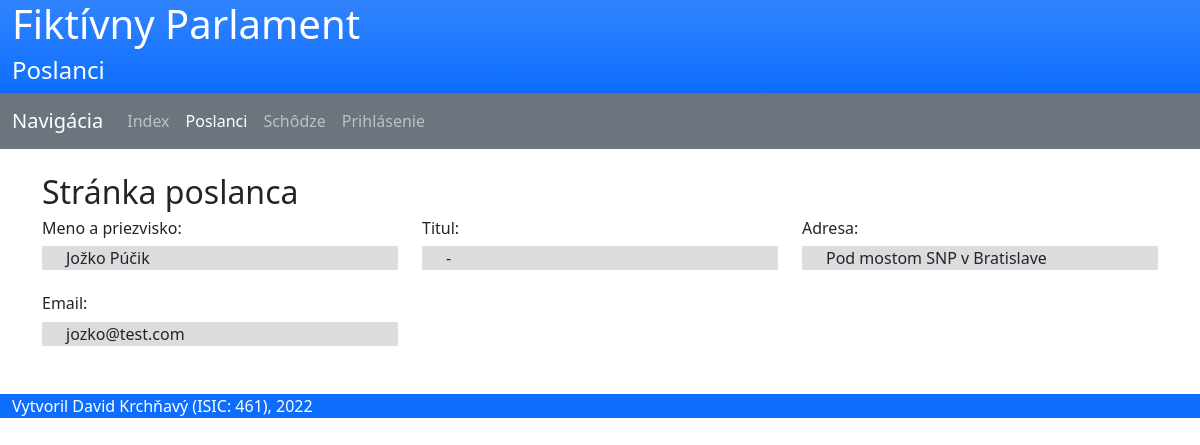
Screenshot of /poslanci.php?poslanec_id=5 with the database file from the repository.
### tables this page shows
CREATE TABLE `osobne_udaje` (
  `id` int(11) NOT NULL AUTO_INCREMENT,
  `id_previerka` int(11) DEFAULT NULL,
  `email` varchar(50) NOT NULL,
  `titul` varchar(20) NOT NULL DEFAULT '',
  `meno` varchar(30) NOT NULL,
  `priezvisko` varchar(30) NOT NULL,
  `adresa` varchar(100) NOT NULL,
  PRIMARY KEY (`id`),
  UNIQUE KEY `email` (`email`),
  KEY `id_previerka` (`id_previerka`),
  CONSTRAINT `osobne_udaje_ibfk_1` FOREIGN KEY (`id_previerka`) REFERENCES `bezp_previerka` (`id`) ON DELETE NO ACTION
);

### classes.php (called while the page is built, shortened)
<?php
class OsobneUdaje
{
    public function __construct(private mysqli $mysqli, public int $id=0) {
        if ($id > 0) $this->select();
    }
    private function check_database() {
        return !$this->mysqli->connect_errno;
    }
    public function select(): void {
        if ($this->check_database()) {
            $stmt = $this->mysqli->prepare('SELECT * FROM osobne_udaje WHERE osobne_udaje.id=?');
            $stmt->bind_param('i', $this->id);
            $stmt->execute();
            $result = $stmt->get_result();
            if ($result->num_rows > 0) {
                $row = $result->fetch_assoc();
                $this->email = $row['email'];
                $this->titul = $row['titul'];
                $this->meno = $row['meno'];
                $this->priezvisko = $row['priezvisko'];
                $this->adresa = $row['adresa'];
            } else throw new UserNotFoundException('User with the specified id does not exist!');
        }
        else throw new Exception("Unknown error");
    }
}
class Poslanec
{
    public function __construct(private mysqli $mysqli, public int $id=0) {
        if ($id > 0) $this->select();
        $type = $mysqli->query("SHOW COLUMNS FROM poslanec WHERE Field = 'specializacia'")->fetch_assoc()['Type'];
    }
    private function check_database() {
        return !$this->mysqli->connect_errno;
    }
    public function select(): void {
        if ($this->check_database()) {
            $stmt = $this->mysqli->prepare("SELECT id_udaje, id_klub, specializacia FROM poslanec WHERE poslanec.id=?");
            $stmt->bind_param('i', $this->id);
            $stmt->execute();
            $result = $stmt->get_result();
            if ($result->num_rows > 0) {
                $row = $result->fetch_assoc();
                $this->id_udaje = $row['id_udaje'];
                $this->udaje = new OsobneUdaje($this->mysqli, $this->id_udaje);
            }
            else throw new UserNotFoundException('User with the specified id does not exist!');
        }
        else throw new Exception("Unknown error");
    }
}

### poslanci.php (the view, shortened to what this page needs)
<?php
include('classes.php');
include('functions.php');
include('navbar.php');
include('database.php');
if (isset($_GET['poslanec_id'])) {
    try {
        $poslanec = new Poslanec($mysqli, $_GET['poslanec_id']);
        if ($poslanec->udaje->id_previerka != null) $bezp_prev = new BezpecnostnaPrevierka($mysqli, $poslanec->udaje->id_previerka); ?>
        <div class="container">
            <div class="row">
                <div class="col-md-12">
                    <h2>Stránka poslanca</h2>
                    <div class="row">
                        <div class="col-md-4">
                            <h6>Meno a priezvisko:</h6>
                            <div class="bg-secondary bg-opacity-25 container mb-4">
                                <?= $poslanec->udaje->meno . ' ' . $poslanec->udaje->priezvisko ?></div>
                            <h6>Email:</h6>
                            <div class="bg-secondary bg-opacity-25 container mb-4"><?= $poslanec->udaje->email ?></div>
                        </div>
                        <div class="col-md-4">
                            <h6>Titul:</h6>
                            <div class="bg-secondary bg-opacity-25 container mb-4"><?= $poslanec->udaje->titul ?: '-' ?></div>
                        </div>
                        <div class="col-md-4">
                            <h6>Adresa:</h6>
                            <div class="bg-secondary bg-opacity-25 container mb-4"><?= $poslanec->udaje->adresa ?></div>
                        </div>
                    </div>
                </div>
            </div>
        </div>
    <?php }
    catch (UserNotFoundException) {
        display_error('Zadaný poslanec sa nenašiel');
    }
}
include('footer.php'); ?>

### style.css (style rules this page uses)
html { position: relative; min-height: 100%; }

### rows the page displays
osobne_udaje: meno "Jožko", priezvisko "Púčik", email "jozko@test.com", titul "-", adresa "Pod mostom SNP v Bratislave"

### other values shown
$title "Poslanci"
